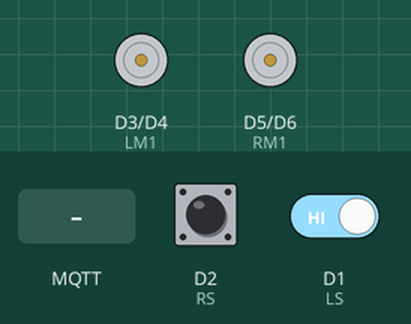
The sketch below on a simulated ESP8266 (NodeMCU). On the bench: motor-driver pin pairs drawn as motors (green arrow = first pin HIGH = forward, orange = second pin HIGH = backward, longer = more drive, scaled by the enable pin). The inputs (shaded band) are chosen by the test bench; at power-on: D1 (LS) HIGH, D2 (RS) HIGH. WiFi joins after 1.5 s; servers stay silent unless stated; no MQTT or app messages arrive unless stated; what the sketch prints to the serial monitor is not drawn.

Above: at 4.2 s.
4.3 s: MQTT message "1" arrives on the first subscribed topic
5.8 s: MQTT message "0" arrives on the first subscribed topic
7.3 s: MQTT message "2" arrives on the first subscribed topic
At 8.5 s:
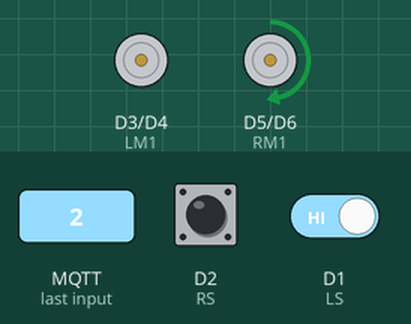
8.8 s: MQTT message "3" arrives on the first subscribed topic
At 9.6 s:
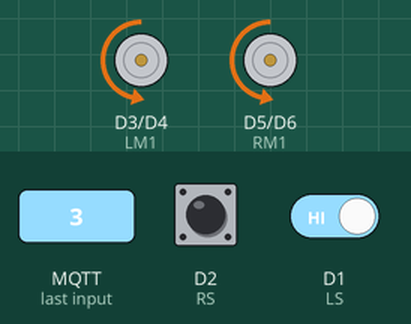
10.3 s: MQTT message "4" arrives on the first subscribed topic
At 10.8 s:
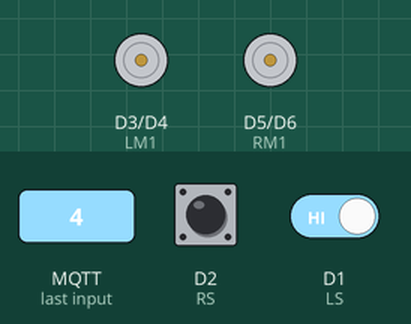
11.8 s: D1 (LS) driven LOW
At 13.1 s:
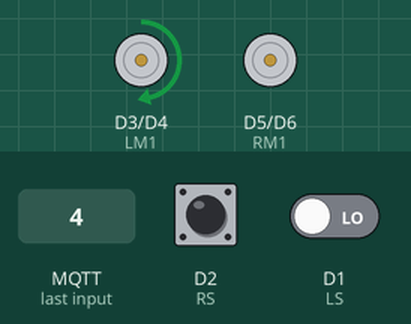
Timing chart, 0 to 14.3 s (numbered marks = the images above; inputs shaded):
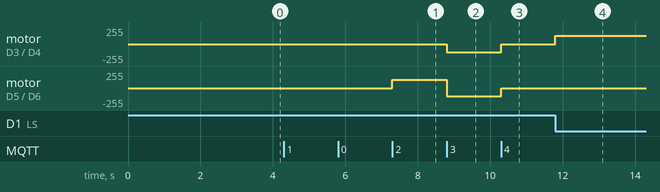

Measured:
- after the input at 7.3 s, motor on D5 (RM1) / D6 (RM2): stopped → forward 125/255 at once
- after the input at 8.8 s, motor on D3 (LM1) / D4 (LM2): stopped → backward 125/255 at once; motor on D5 (RM1) / D6 (RM2): forward 125/255 → backward 125/255 at once
- after the input at 10.3 s, motor on D3 (LM1) / D4 (LM2), motor on D5 (RM1) / D6 (RM2): backward 125/255 → stopped at once
- after the input at 11.8 s, motor on D3 (LM1) / D4 (LM2): stopped → forward 125/255 at once

The sketch:

mqtt_controlCar_fromePython.ino
```cpp
/* include library */
#include <ESP8266WiFi.h>
#include <PubSubClient.h>
#define MQTT_SERVER "broker.emqx.io"
#define MQTT_PORT 1883
#define MQTT_NAME "tawatchai"
/* define port */
WiFiClient client;
PubSubClient mqtt(client);


/* WIFI settings */
#define ssid  "COE_2.4GHz"
#define password  "coe11soi4"

/* data received from python */
String  data = "";

 /*-------definning Inputs------*/
int LS = D1;     // left sensor
int RS  = D2;      // right sensor

/*-------definning Outputs------*/
int LM1 = D3;      // left motor
int LM2 =  D4;       // left motor
int RM1 =  D5;       // right motor
int RM2 =  D6;       // right motor

/*-------PWM ควบคุมความเร็วมอเตอร์-----*/
int PWM1 = D7;    // PWM left motor
int PWM2 = D8;    // PWM right motor
int SPEED = 125;  // Speed PWM สามารถปรับความเร็วได้ถึง 255


int LS_show = 0;
int RS_show = 0;

void setup()
{
  pinMode(LS, INPUT);
  pinMode(RS, INPUT);
  pinMode(LM1, OUTPUT);
  pinMode(LM2, OUTPUT);
  pinMode(RM1, OUTPUT);
  pinMode(RM2, OUTPUT);
  pinMode(PWM1, OUTPUT);
  pinMode(PWM2, OUTPUT);
  Serial.begin(115200);


  WiFi.begin(ssid, password);

  // Attempt to connect to WiFi network:
  while (WiFi.status() != WL_CONNECTED)
  {
    Serial.print(".");
    // Connect to WPA/WPA2 network. Change this line if using open or WEP  network:
    // Wait 3 seconds for connection:
    delay(3000);
  }

  Serial.println("");
  Serial.println("WiFi connected");
  Serial.println("IP address: ");
  Serial.println(WiFi.localIP());   //You can get IP address assigned to ESP

  mqtt.setServer(MQTT_SERVER, MQTT_PORT);
    mqtt.setCallback(callback);

}
void loop()
{
  connectMqtt();
  LS_show = digitalRead(LS);
  RS_show = digitalRead(RS);
//  Serial.print("ซ้าย = ");
//  Serial.print(LS_show);
//  Serial.print("   ขวา = ");
//  Serial.println(RS_show);


  if(data == "0") //stop
  {
    digitalWrite(LM1, LOW);
    digitalWrite(LM2, LOW);
    digitalWrite(RM1, LOW);
    digitalWrite(RM2, LOW);
    Serial.println(" stop ");
  }

  if(data == "1") //right
  {
    digitalWrite(LM1, HIGH);
    digitalWrite(LM2, LOW);
    analogWrite(PWM2, SPEED);
    digitalWrite(RM1, LOW);
    digitalWrite(RM2, LOW);
    Serial.println(" right ");
  }
  if(data == "2") //left
  {
    analogWrite(PWM1, SPEED);
    digitalWrite(LM1, LOW);
    digitalWrite(LM2, LOW);
    digitalWrite(RM1, HIGH);
    digitalWrite(RM2, LOW);
    Serial.println(" left ");
  }
  if(data == "3") //backward
  {
    analogWrite(PWM1, SPEED);
    digitalWrite(LM1, LOW);
    digitalWrite(LM2, HIGH);
    analogWrite(PWM2, SPEED);
    digitalWrite(RM1, LOW);
    digitalWrite(RM2, HIGH);
    Serial.println(" backward ");
  }
  if(data == "4") // Auto
   {
    if (!(digitalRead(LS)) && !(digitalRead(RS)))    // Move Forward
    {
      analogWrite(PWM1, SPEED);
      digitalWrite(LM1, HIGH);
      digitalWrite(LM2, LOW);
      analogWrite(PWM2, SPEED);
      digitalWrite(RM1, HIGH);
      digitalWrite(RM2, LOW);
      Serial.println(" Auto Move Forward ");
    }


    if (!(digitalRead(LS)) && digitalRead(RS))    // Turn right
    {
      digitalWrite(LM1, HIGH);
      digitalWrite(LM2, LOW);
      analogWrite(PWM2, SPEED);
      digitalWrite(RM1, LOW);
      digitalWrite(RM2, LOW);
      Serial.println(" Auto Turn right ");
    }

    if (digitalRead(LS) && !(digitalRead(RS)))    // turn left
    {
      analogWrite(PWM1, SPEED);
      digitalWrite(LM1, LOW);
      digitalWrite(LM2, LOW);
      digitalWrite(RM1, HIGH);
      digitalWrite(RM2, LOW);
      Serial.println(" Auto turn left");
    }

   if (digitalRead(LS) && digitalRead(RS))    // stop
    {
      digitalWrite(LM1, LOW);
      digitalWrite(LM2, LOW);
      digitalWrite(RM1, LOW);
      digitalWrite(RM2, LOW);
      Serial.println(" Auto stop  ");
    }
   }
  if(data == "5")
  {
    Serial.println(" Forward ");
    analogWrite(PWM1, SPEED);
    digitalWrite(LM1, HIGH);
    digitalWrite(LM2, LOW);
    analogWrite(PWM2, SPEED);
    digitalWrite(RM1, HIGH);
    digitalWrite(RM2, LOW);
  }

  mqtt.loop();
}

void connectMqtt()
{


    if (mqtt.connected() == false)
    {
        Serial.print("MQTT connection... ");
        if (mqtt.connect(MQTT_NAME, "",""))
        {
            Serial.println("connected");
            mqtt.subscribe("python/mqtt");
        }
    }
}
void callback(char *topic, byte *payload, unsigned int length)
{
    payload[length] = '\0';
    String topic_str = topic, payload_str = (char *)payload;
    Serial.println("[" + topic_str + "]: " + payload_str);

    data = payload_str;
}
```
